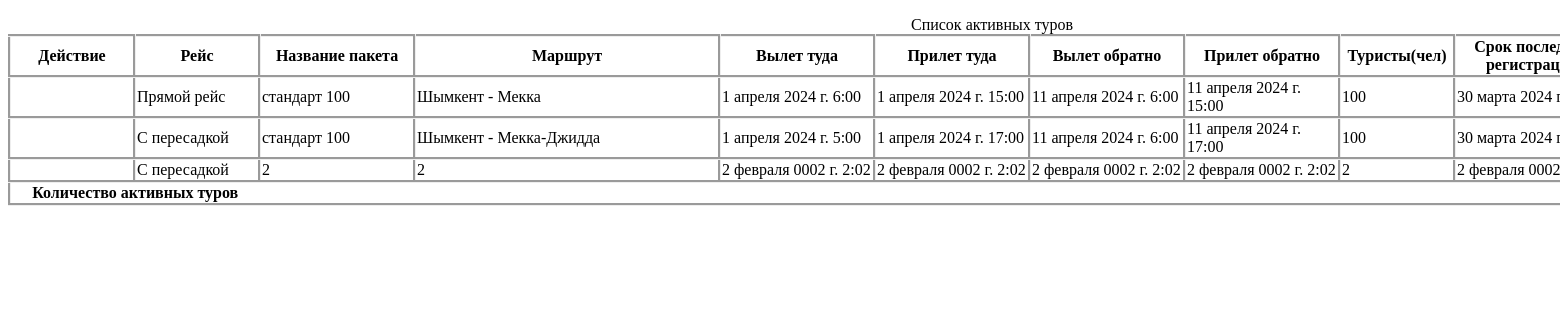
Page /active_tours/ on the earlier database version.
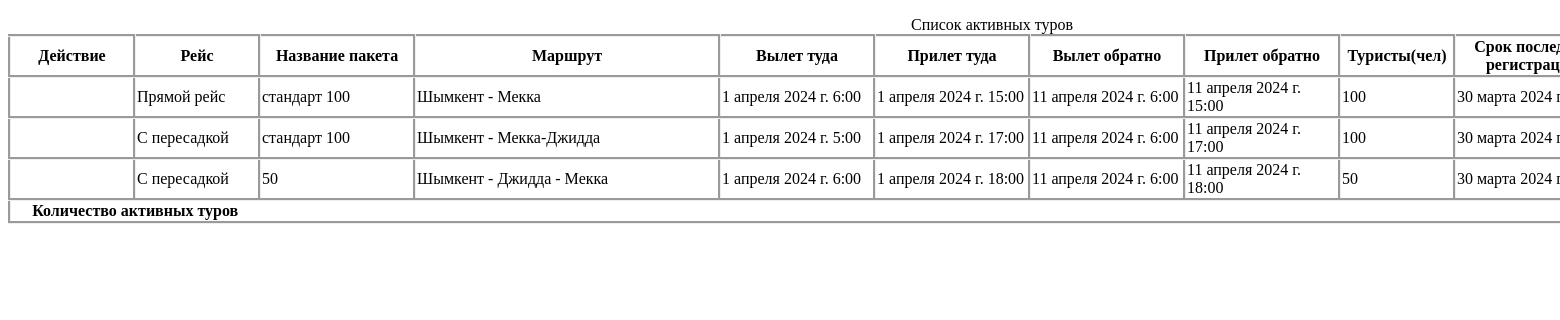
Same page on the later database version.
### firstapp/models.py (models this page shows)
class Tours (models.Model):
    FlightType = models.CharField(max_length=200)                                # Направление рейса
    PaketName = models.CharField(max_length=200)                                 # Название пакета
    TourRoute = models.CharField(max_length=200)                                 # Маршрут
    DepartureFromOrigin = models.DateTimeField(auto_now=False, blank=True)       # --> Дата вылета туда
    TransitToArrival = models.DateTimeField(null=True, blank=True, default=None)     # --> Транзит туда - прилет
    TransitToDeparture = models.DateTimeField(null=True, blank=True, default=None)   # --> Транзит туда - вылет
    ArrivalDestination = models.DateTimeField(auto_now=False, blank=True)        # --> Дата прилета туда
    WaitingTimeTo = models.CharField(max_length=50)                              # --> Ожидание транзит - туда
    DepartureFromDestination = models.DateTimeField(auto_now=False, blank=True)  # <-- Дата вылета обратно
    TransitFromArrival = models.DateTimeField(null=True, blank=True, default=None)   # <-- Транзит обратно - прилет
    TransitFromDeparture = models.DateTimeField(null=True, blank=True, default=None) # <-- Транзит обратно - вылет
    ArrivalOrigin = models.DateTimeField(auto_now=False, blank=True)             # <-- Дата прилета обратно
    WaitingTimeFrom = models.CharField(max_length=50)                            # <-- Ожидание транзит - обратно
    TouristQuantity = models.SmallIntegerField()                                 # Количество туристов
    HotelMekka = models.CharField(max_length=200)                                # Отель в Мекке
    HotelMekkaIn = models.DateTimeField(auto_now=False, blank=True)              # Заезд в отель в Мекке
    HotelMekkaOut = models.DateTimeField(auto_now=False, blank=True)             # Выезд из отеля в Мекке
    HotelMedina = models.CharField(max_length=200)                               # Отель в Медина
    HotelMedinaIn = models.DateTimeField(auto_now=False, blank=True)             # Заезд в отель в Медина
    HotelMedinaOut = models.DateTimeField(auto_now=False, blank=True)            # Выезд из отеля в Медина
    FoodChoose = models.CharField(max_length=200)                                # Выбор питания
    GidChoose = models.CharField(max_length=200)                                 # Выбор гида
    TransferChoose = models.CharField(max_length=200)                            # Выбор трансфера
    TourDeadline = models.DateTimeField(auto_now=False, blank=True)              # Срок последней регистрации
    FlightTicketPrice = models.CharField(max_length=200)                         # Цена авиабилета
    TouristVisaPrice = models.CharField(max_length=200)                          # Цена визы туриста
    MekkaHotelPrice = models.CharField(max_length=200)                           # Цена отеля в Мекке
    MedinaHotelPrice = models.CharField(max_length=200)                          # Цена отеля в Медина
    TourFoodPrice = models.CharField(max_length=200)                             # Питание
    TransferPrice = models.CharField(max_length=200)                             # Трансфер
    HadjKitPrice = models.CharField(max_length=200)                              # Хадж набор
    GidPrice = models.CharField(max_length=200)                                  # Гид
    Comission = models.CharField(max_length=200)                                 # Комиссия
    TourDiscount = models.CharField(max_length=200)                              # Скидка
    TourSummary = models.CharField(max_length=200)                               # Итого тура
    TourCreateDate = models.DateTimeField(auto_now=False, blank=True)            # Дата создания тура

### firstapp/views.py (the view)
# urls.py: path('active_tours/', views.ActiveTours),
def ActiveTours(request):
    tours = Tours.objects.values()
    return render(request, 'active_tours.html', context={'tour_data': tours})

### firstapp/templates/active_tours.html (shortened to what this page needs)
<!DOCTYPE html>
{% load static %}
<html lang="en">
<head>
    <link rel="stylesheet" type="text/css" href="{% static 'css/active_tours.css' %}">
</head>
<body>
<div>
    <table class="tour_table">
         <caption>
             Список активных туров
         </caption>
        <thead>
        <tr>
            <th style="width: 120px;" class="tour_list">Действие</th>
            <th style="width: 120px;" class="tour_list">Рейс</th>
            <th style="width: 150px;" class="tour_list">Название пакета</th>
            <th style="width: 300px;" class="tour_list">Маршрут</th>
            <th style="width: 150px;" class="tour_list">Вылет туда</th>
            <th style="width: 150px;" class="tour_list">Прилет туда</th>
            <th style="width: 150px;" class="tour_list">Вылет обратно</th>
            <th style="width: 150px;" class="tour_list">Прилет обратно</th>
            <th style="width: 110px;" class="tour_list">Туристы(чел)</th>
            <th style="width: 150px;" class="tour_list">Срок последней регистрации</th>
        </tr>
        </thead>
        <tbody id="active_tours">
        {% for i in tour_data %}
        <tr>
            <td class="tour_list"> </td>
            <td class="tour_list"> {{i.FlightType}}</td>
            <td class="tour_list"> {{i.PaketName}}</td>
            <td class="tour_list"> {{i.TourRoute}}</td>
            <td class="tour_list"> {{i.DepartureFromOrigin}}</td>
            <td class="tour_list"> {{i.ArrivalDestination}}</td>
            <td class="tour_list"> {{i.DepartureFromDestination}}</td>
            <td class="tour_list"> {{i.ArrivalOrigin}}</td>
            <td class="tour_list"> {{i.TouristQuantity}}</td>
            <td class="tour_list"> {{i.TourDeadline}}</td>
            {% endfor %}
        </tbody>
        <tfoot>
    <tr>
      <th scope="row" colspan="2">Количество активных туров</th>
      <td colspan="2"> {{len}} </td>
    </tr>
  </tfoot>
    </table>
</div>
</body>
</html>

### static/css/active_tours.css (style rules this page uses)
.tour_table { table-layout: fixed; width: 100%; border-collapse: collapse; border: 3px groove; cursor: default; }
.tour_list { border: groove 3px; }

Differences in the rows shown:
removed Tours: FlightType "C пересадкой", PaketName "2", TourRoute "2", DepartureFromOrigin "2 февраля 0002 г. 2:02", ArrivalDestination "2 февраля 0002 г. 2:02", DepartureFromDestination "2 февраля 0002 г. 2:02", ArrivalOrigin "2 февраля 0002 г. 2:02", TouristQuantity "2", TourDeadline "2 февраля 0002…"
added Tours: FlightType "C пересадкой", PaketName "50", TourRoute "Шымкент - Джидда - Мекка", DepartureFromOrigin "1 апреля 2024 г. 6:00", ArrivalDestination "1 апреля 2024 г. 18:00", DepartureFromDestination "11 апреля 2024 г. 6:00", ArrivalOrigin "11 апреля 2024 г. 18:00", TouristQuantity "50", TourDeadline "30 марта 2024…"
